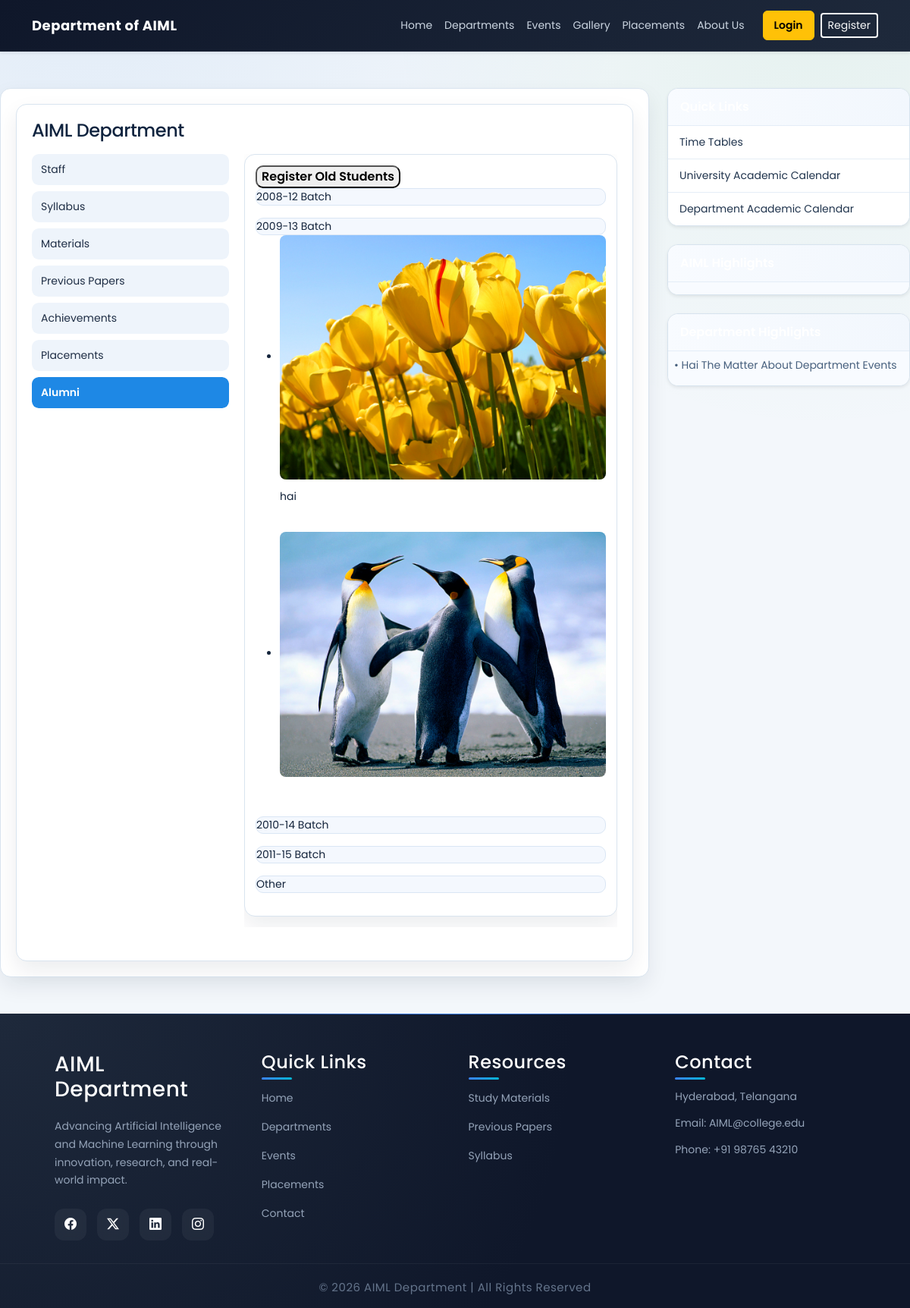
The page /public/pages/People/alumni.php on the database its author committed.
### tables this page shows
CREATE TABLE IF NOT EXISTS `year_batch` (
  `id` int(11) NOT NULL AUTO_INCREMENT,
  `batch` varchar(500) NOT NULL,
  PRIMARY KEY (`id`)
);

CREATE TABLE IF NOT EXISTS `alumni` (
  `id` int(11) NOT NULL AUTO_INCREMENT,
  `batch_id` int(11) NOT NULL,
  `alumni_desc` blob NOT NULL,
  `alumni_img` varchar(500) NOT NULL,
  PRIMARY KEY (`id`)
);

CREATE TABLE IF NOT EXISTS `highlights` (
  `id` int(11) NOT NULL AUTO_INCREMENT,
  `type` int(11) NOT NULL,
  `high_light` blob NOT NULL,
  PRIMARY KEY (`id`)
);

### libraries/mysql.class.php (called while the page is built, shortened)
<?php
class DataBasePDO
{
	private static $hostname	=  DB_SERVER;
	private static $username	=  DB_USER;
	private static $password	=  DB_PASS;
	private static $dbname		=  DB_DATABASE;
	private static $instance 	= FALSE;
	private $db;
	public $fetch_mode 			= PDO::FETCH_ASSOC;
	private $last_statement		= NULL;
	public function __construct($connect = true, $dataBase = null, $server = null,$userName = null, $passWord = null){
			return self::$instance;
	}
	public function connectToDB(){
			$dns='mysql:host='.self::$hostname.';dbname='.self::$dbname;
	    	self::$instance = new PDO($dns, self::$username, self::$password);
	    	self::$instance->setAttribute(PDO::ATTR_ERRMODE, PDO::ERRMODE_EXCEPTION);
	    	$this->db = self::$instance;
	}
	public function getAllResults($sqlQuery = NULL){
			$this->internalQuery($sqlQuery);
			$result = $this->last_statement->fetchAll();
			return $result;
	}
	public function internalQuery($sqlQuery = NULL){
			$stmt = $this->db->query($sqlQuery);
			$stmt->setFetchMode($this->fetch_mode);
			$this->last_statement = $stmt;
			return TRUE;
	}
}
?>

### libraries/functions.class.php (called while the page is built, shortened)
<?php
	include_once("mysql.class.php");
	class DataFunctions {
		public $dbObj;
		public function __construct(){
			$this->dbObj = new DataBasePDO();
	}
	 public function getBatches($table){
			$sql		= 'SELECT
								id, batch
						   FROM
						   		'.$table.'
						   WHERE
						   		1';
			$result		= $this->dbObj->getAllResults($sql);
			return $result;
	 }
	 public function getAlumniDetails($table, $batchId){
			$sql		= 'SELECT
								id, alumni_desc, alumni_img
							FROM
								'.$table.'
							WHERE
								batch_id = '.$batchId;
			$result		= $this->dbObj->getAllResults($sql);
			return $result;
	 }
	 public function getHighLights($table, $type){
			$sqlQuery	= 'SELECT id, type, high_light FROM '.$table.' WHERE type = '.$type.' ORDER BY id DESC';
			$result		= $this->dbObj->getAllResults($sqlQuery);
			return $result;
	}
}

### public/pages/People/sidebar.php (called while the page is built, shortened)
<?php
include_once(INCLUDES_PATH . '/sidebar.php');
?>

### public/pages/People/alumni.php (the view, shortened to what this page needs)
<?php
	include_once('header.php');
   require_once(LIB_PATH . '/functions.class.php');
   $fcObj	= new DataFunctions();
   $tbAlumni	 = TB_ALUMNI;
   $tbBatch		 = TB_BATCH;
   $batches		 = $fcObj->getBatches( $tbBatch );
   $batchCnt	 = sizeof($batches);
   for($i=0;$i<$batchCnt;$i++){
		$batchId		= $batches[$i]['id'];
		$alumniDet[$i]	= $fcObj->getAlumniDetails( $tbAlumni , $batchId);
  }
?>
 <div class="box1">
        <div class="wrapper">
          <article class="col1">
				<div id="index_cont">
				<div id="content">
					<div class="post">
						<span class="alignCenter">
							<h4>AIML Department </h4>
						</span>
					</div>
					<div id='content_left' class='content_left'>
						<?php
							include_once('departleftnav.php');
						?>
					</div>
					<div id='content_right' class='content_right'>
						<div class="comteeMem">
								<input type="submit" name="currentEventReg" class='button' value="Register Old Students" />
							<?php
							for($i=0; $i< $batchCnt; $i++){
							?>
								<div class="committeeTitle">
									<div  class="achievemnts">
										<?php echo $batches[$i]['batch'];?>
									</div>
								</div>
								<ul class="gallery clearfix">
								<?php
								$alumniDetCnt	= sizeof($alumniDet[$i]);
								for($j=0; $j< $alumniDetCnt; $j++){
								?>
									<div class="alumniImage">
										<div class='achievemnts'>
												<li>
													<a href="<?php echo BASE_URL; ?>/public/assets/images/alumni/<?php echo rawurlencode($alumniDet[$i][$j]['alumni_img']); ?>" rel="image[<?php echo  $batches[$i]['batch']; ?>]">
														<img src="<?php echo BASE_URL; ?>/public/assets/images/alumni/<?php echo rawurlencode($alumniDet[$i][$j]['alumni_img']); ?>" alt="<?php echo $batches[$i]['batch'];?>" width="505" height="130"/>
													</a>
												</li>
										</div>
									</div>
									<div class="alumniDesc">
										<div  class="achievemnts">
											<?php
												echo $alumniDet[$i][$j]['alumni_desc'];
											?>
										</div>
									</div>
									<br class="clearfix" />
							<?php
								}
								?>
								</ul>
							<?php
							}
							?>
							</div>
						</div>
					<br class="clearfix" />
				</div>
					</article>
					<article class="col2 pad_left2">
					<?php
						include_once('sidebar.php');
					?>
					</article>
</div>
</div>
<?php
	include_once('footer.php');
?>

### public/Includes/sidebar.php (shortened to what this page needs)
<?php
    $tbHighLights = TB_HIGHLIGHTS;
    $itDepHighLights = $fcObj->getHighLights($tbHighLights, DEPARTMENT);
    $itDeptHighCnt = count($itDepHighLights);
?>
<div class="card shadow-sm mb-4 quick-panel-card">
    <div class="card-header fw-semibold quick-panel-head">
    </div>
    <div class="list-group list-group-flush">
        <a href="<?php echo BASE_URL; ?>/public/pages/Academics/timetables.php" class="list-group-item list-group-item-action quick-panel-link">
            Time Tables
        </a>
        <a href="<?php echo BASE_URL; ?>/public/pages/department/univacedcal.php" class="list-group-item list-group-item-action quick-panel-link">
            University Academic Calendar
        </a>
        <a href="<?php echo BASE_URL; ?>/public/pages/department/itacedcal.php" class="list-group-item list-group-item-action quick-panel-link">
            Department Academic Calendar
        </a>
    </div>
</div>
<div class="card shadow-sm mb-4 quick-panel-card">
    <div class="card-header fw-semibold quick-panel-head">
    </div>
    <div class="card-body p-2 quick-panel-body">
    </div>
</div>
<div class="card shadow-sm mb-4 quick-panel-card">
    <div class="card-header fw-semibold quick-panel-head">
    </div>
    <div class="card-body p-2 quick-panel-body">
        <marquee behavior="scroll"
                 direction="up"
                 scrollamount="1"
                 onmouseover="this.stop();"
                 onmouseout="this.start();"
                 height="140">
            <ul class="list-unstyled mb-0 small quick-panel-points">
                <?php for ($i = 0; $i < $itDeptHighCnt; $i++) { ?>
                    <li class="mb-2">
                        &bull; <?php echo $itDepHighLights[$i]['high_light']; ?>
                    </li>
                <?php } ?>
            </ul>
        </marquee>
    </div>
</div>

### rows shown on the page
year_batch: batch "2008-12 Batch"
year_batch: batch "2009-13 Batch", alumni.alumni_img (picture)
alumni: alumni_desc "hai"
year_batch: batch "2010-14 Batch"
year_batch: batch "2011-15 Batch"
year_batch: batch "Other"
highlights: high_light "Hai The Matter About Department Events"
